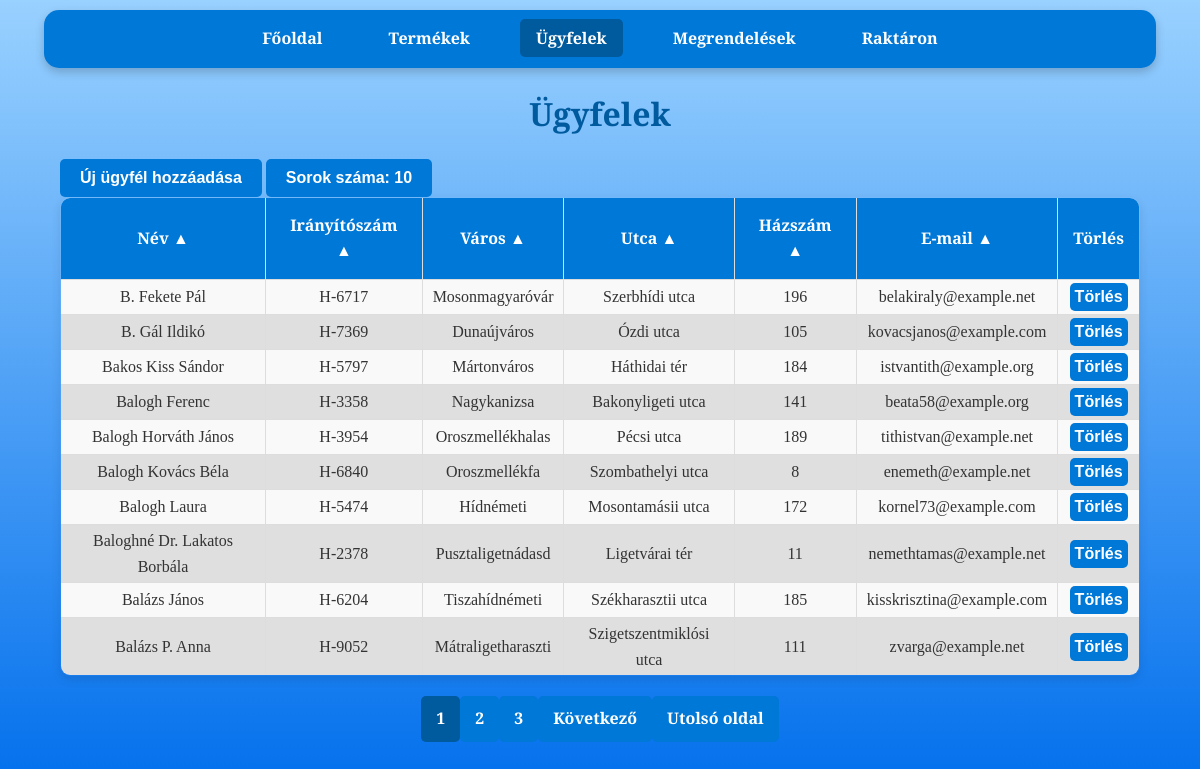
Page /customers on the committed database.
### tables this page shows
CREATE TABLE customers (
                    id INTEGER PRIMARY KEY,
                    nev TEXT,
                    iranyitoszam TEXT,
                    varos TEXT,
                    utca TEXT,
                    hazszam TEXT,
                    email TEXT);

### app.py (the view)
@app.route('/customers', methods=['GET'])
def customers():
    per_page = int(request.args.get('per_page', 10))  # Egy oldalon megjelenő elemek száma
    page = int(request.args.get('page', 1))  # Az aktuális oldal lekérése (alapértelmezett: 1)
    offset = (page - 1) * per_page  # Az eltolás számítása
    order_by = str(request.args.get('order_by', 'nev'))
    desc = request.args.get('desc', 'false').lower() in ('true', '1')
    valid_columns = {'nev', 'iranyitoszam', 'varos', 'utca', 'hazszam', 'email'}
    if order_by not in valid_columns:
        raise ValueError("Invalid column name for ordering.") #Elkerüljük az SQL injection-t
    if desc:
        descending = 'DESC'
    if not desc:
        descending = ''
    conn = get_db_connection()
    customers = conn.execute(
        f'SELECT * FROM customers ORDER BY {order_by} {descending} LIMIT ? OFFSET ?', (per_page, offset)
    ).fetchall()
    total_customers = conn.execute('SELECT COUNT(*) FROM customers').fetchone()[0]
    conn.close()
    total_pages = (total_customers + per_page - 1) // per_page  # Összes oldal száma
    start_page = max(1, page - 2)  # Az aktuális oldalhoz képest 2-vel hátrébb
    end_page = min(total_pages, page + 2)  # Az aktuális oldalhoz képest 2-vel előrébb
    query_params = {
        'page': page,
        'per_page': per_page,
        'order_by': order_by,
        'desc': desc
    }
    columns = [
        {"name": "nev", "label": "Név"},
        {"name": "iranyitoszam", "label": "Irányítószám"},
        {"name": "varos", "label": "Város"},
        {"name": "utca", "label": "Utca"},
        {"name": "hazszam", "label": "Házszám"},
        {"name": "email", "label": "E-mail"}
    ]
    return render_template(
        'customers.html',
        customers=customers,
        page=page,
        order_by=order_by,
        desc=desc,
        total_pages=total_pages,
        start_page=start_page,
        end_page=end_page,
        query_params=query_params,
        columns=columns
    )

### app.py (called while the page is built)
def get_db_connection():
    conn = sqlite3.connect('database.db')
    conn.row_factory = sqlite3.Row
    return conn

### templates/customers.html (shortened to what this page needs)
<!DOCTYPE html>
<html lang="hu">
<head>
    <link rel="stylesheet" href="{{ url_for('static', filename='css/style.css') }}">
</head>
<body>
    <nav>
        <a href="{{ url_for('index') }}">Főoldal</a>
        <a href="{{ url_for('products') }}">Termékek</a>
        <a class="disabled">Ügyfelek</a>
        <a href="{{ url_for('orders') }}">Megrendelések</a>
        <a href="{{ url_for('stock') }}">Raktáron</a>
    </nav>
    <h1>Ügyfelek</h1>
    <div class="container">
        <a href="{{ url_for('add_customer') }}" class="button-wrapper">
            <button>Új ügyfél hozzáadása</button>
        </a>
        <div class="dropdown">
            <button class="dropbtn">Sorok száma: {{ query_params['per_page'] }}</button>
        </div>
        <table>
            <thead>
                <tr>
                    {% for column in columns %}
                    <th>
                        <a href="{{ url_for('customers', **dict(query_params, order_by=column.name, desc=0 if query_params['order_by'] == column.name and query_params['desc'] else 1)) }}">
                            {{ column.label }} {{ '▼' if query_params['order_by'] == column.name and query_params['desc'] else '▲' }}
                        </a>
                    </th>
                    {% endfor %}
                    <th>Törlés</th>
                </tr>
            </thead>
            <tbody>
                {% for customer in customers %}
                <tr>
                    <td>{{ customer.nev }}</td>
                    <td>{{ customer.iranyitoszam }}</td>
                    <td>{{ customer.varos }}</td>
                    <td>{{ customer.utca }}</td>
                    <td>{{ customer.hazszam }}</td>
                    <td>{{ customer.email }}</td>
                    <td>
                        <form action="{{ url_for('delete_customer', email=customer.email) }}" method="post">
                            <button type="submit">Törlés</button>
                        </form>
                    </td>
                </tr>
                {% endfor %}
            </tbody>
        </table>
    </div>
    <div class="pagination">
        {% for p in range(start_page, end_page + 1) %}
        <a href="{{ url_for('customers', **dict(query_params, page=p)) }}" class="{% if p == page %}active{% endif %}">{{ p }}</a>
        {% endfor %}
        {% if page < total_pages %}
        <a href="{{ url_for('customers', **dict(query_params, page=page+1)) }}">Következő</a>
        <a href="{{ url_for('customers', **dict(query_params, page=total_pages)) }}">Utolsó oldal</a>
        {% endif %}
    </div>
</body>
</html>

### static/css/style.css (style rules this page uses)
body { font-family: 'Merriweather', serif; margin: 0; padding: 0; background: linear-gradient(to bottom, #99d1ff, #006eec); background-attachment: fixed; background-size: cover; color: #333; line-height: 1.6; }
body::before { content: ''; position: fixed; top: 0; left: 0; width: 100%; height: 100%; background-image: url('https://www.transparenttextures.com/patterns/cubes.png'); opacity: 0.4; z-index: -1; pointer-events: none; }
nav { background-color: #0078D7; color: #fff; padding: 1rem; margin: 10px auto; width: 90%; max-width: 1200px; border-radius: 15px; box-shadow: 0 4px 10px rgba(0, 0, 0, 0.2); text-align: center; }
nav a { color: white; text-decoration: none; margin: 0 15px; font-weight: bold; padding: 0.5rem 1rem; border-radius: 5px; transition: background-color 0.3s ease; }
nav a.disabled { background-color: #005a9e; }
h1 { text-align: center; margin: 20px 0; color: #005a9e; font-weight: 700; }
form { width: 90%; max-width: 600px; margin: 20px auto; background: white; padding: 20px; border-radius: 10px; box-shadow: 0 4px 10px rgba(0, 0, 0, 0.1); }
a.button-wrapper { display: inline-block; }
button { background-color: #0078D7; color: white; border: none; padding: 10px 20px; border-radius: 5px; font-weight: bold; cursor: pointer; font-size: 1rem; transition: background-color 0.3s ease; text-decoration: none; }
.container { width: 90%; margin: 20px auto; }
table { width: 100%; border-collapse: collapse; border-radius: 10px; overflow: hidden; box-shadow: 0 4px 10px rgba(0, 0, 0, 0.1); }
table, th, td { border: 1px solid #ddd; }
th { background-color: #0078D7; color: white; font-weight: bold; padding: 15px; }
th a { color: white; text-decoration: none; }
td { padding: 3px 10px; text-align: center; }
tr:nth-child(even) { background-color: #dfdfdf }
tr:nth-child(odd) { background-color: #f9f9f9 }
td form { width: 100%; margin: 0 0; background: transparent; text-align: center; padding: 0; border-radius: 10px; box-shadow: none; }
td form button { background-color: #0078D7; color: white; border: none; padding: 5px 5px; border-radius: 5px; font-weight: bold; cursor: pointer; font-size: 1rem; transition: background-color 0.3s ease; text-decoration: none; }
.pagination { display: flex; justify-content: center; align-items: center; margin: 20px 0; list-style-type: none; padding: 0; }
.pagination a { display: inline-block; padding: 10px 15px; text-decoration: none; background-color: #0078D7; color: white; font-weight: bold; border-radius: 5px; transition: background-color 0.3s ease; font-size: 1rem; }
.pagination a.active { background-color: #005a9e; cursor: default; }
.dropbtn { background-color: #0078D7; color: white; padding: 10px 20px; font-size: 16px; font-weight: bold; border: none; border-radius: 5px; cursor: pointer; transition: background-color 0.3s ease, box-shadow 0.3s ease; }
.dropdown { position: relative; display: inline-block; }

### rows in the picture
customers: nev "B. Fekete Pál", iranyitoszam "H-6717", varos "Mosonmagyaróvár", utca "Szerbhídi utca", hazszam "196", email "belakiraly@example.net"
customers: nev "B. Gál Ildikó", iranyitoszam "H-7369", varos "Dunaújváros", utca "Ózdi utca", hazszam "105", email "kovacsjanos@example.com"
customers: nev "Bakos Kiss Sándor", iranyitoszam "H-5797", varos "Mártonváros", utca "Háthidai tér", hazszam "184", email "istvantith@example.org"
customers: nev "Balogh Ferenc", iranyitoszam "H-3358", varos "Nagykanizsa", utca "Bakonyligeti utca", hazszam "141", email "beata58@example.org"
customers: nev "Balogh Horváth János", iranyitoszam "H-3954", varos "Oroszmellékhalas", utca "Pécsi utca", hazszam "189", email "tithistvan@example.net"
customers: nev "Balogh Kovács Béla", iranyitoszam "H-6840", varos "Oroszmellékfa", utca "Szombathelyi utca", hazszam "8", email "enemeth@example.net"
customers: nev "Balogh Laura", iranyitoszam "H-5474", varos "Hídnémeti", utca "Mosontamásii utca", hazszam "172", email "kornel73@example.com"
customers: nev "Baloghné Dr. Lakatos Borbála", iranyitoszam "H-2378", varos "Pusztaligetnádasd", utca "Ligetvárai tér", hazszam "11", email "nemethtamas@example.net"
customers: nev "Balázs János", iranyitoszam "H-6204", varos "Tiszahídnémeti", utca "Székharasztii utca", hazszam "185", email "kisskrisztina@example.com"
customers: nev "Balázs P. Anna", iranyitoszam "H-9052", varos "Mátraligetharaszti", utca "Szigetszentmiklósi utca", hazszam "111", email "zvarga@example.net"

### other values in the picture
{{ query_params['per_page'] }} "10"
{{ column.label }} "Név" "Irányítószám" "Város" "Utca" "Házszám" "E-mail"
{{ p }} "1" "2" "3"
